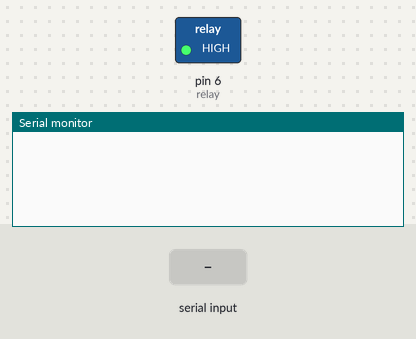
Recording of a sketch running on a simulated Arduino Uno, built with avr-gcc and run on an emulated ATmega328P. Shown: switched loads named in the sketch (green lamp = pin HIGH), the last lines printed to the serial monitor. The inputs (shaded band) are chosen by the test bench.

Above: at 2.2 s.
2.3 s: "Y" received over the second serial link
At 3.5 s:
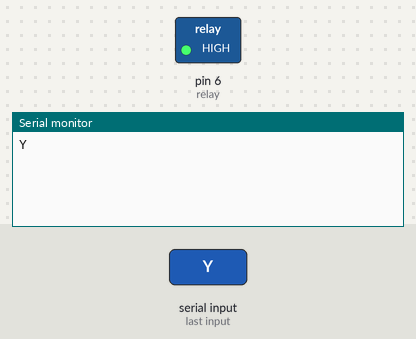
3.8 s: "N" received over the second serial link
At 4.8 s:
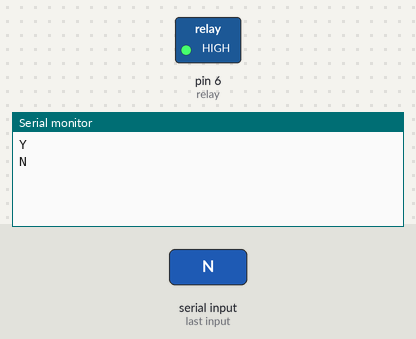
5.3 s: "1" received over the second serial link
At 5.9 s:
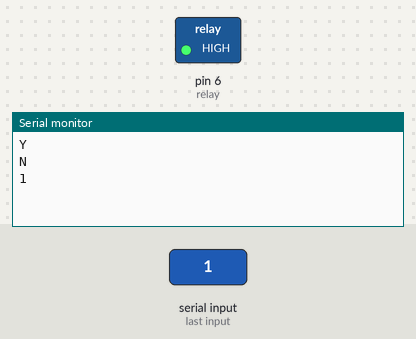

The sketch:

Testbluetooth.ino
```cpp
#include <SoftwareSerial.h>
#define relay 6
#define rxPin 9
#define txPin 8
SoftwareSerial bluetooth(rxPin, txPin);


void setup ()
 {
  Serial.begin(9600); //set baud rate
  bluetooth.begin(9600);
  pinMode(relay, OUTPUT);
  digitalWrite(relay, HIGH);
  delay(1000);

 }

void loop ()
 {char check = ' ';
  while(bluetooth.available())
   {
      check=bluetooth.read();
      //bluetooth_activate(check);
      Serial.println(check);
   }
 }

void bluetooth_activate (char ch)
{
   if (ch=='Y')
      {
        digitalWrite(relay , HIGH);
        bluetooth_Flush();
        Serial.println("ON");
        delay (4000);                                      //this is to not overcharge the relay
      }
      else if (ch=='N')
      {
        digitalWrite(relay , LOW);
        bluetooth_Flush();
        Serial.println("OFF");
         delay (4000);                                      //this is to not overcharge the relay
      }

  }

void bluetooth_Flush(){
  while(bluetooth.available() > 0)
  {
    char t = bluetooth.read();
  }
}
```

Measured:
- after the input at 2.3 s, the serial monitor: prints a new line at once (image 1)
- after the input at 3.8 s, the serial monitor: prints a new line at once (image 2)
- after the input at 5.3 s, the serial monitor: prints a new line at once (image 3)
